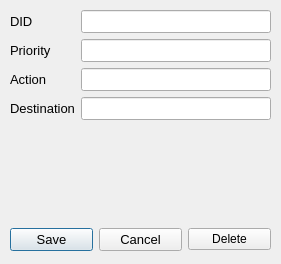
<?xml version="1.0" encoding="UTF-8"?>
<ui version="4.0">
 <class>DlgAddRoute</class>
 <widget class="QDialog" name="DlgAddRoute">
  <property name="geometry">
   <rect>
    <x>0</x>
    <y>0</y>
    <width>281</width>
    <height>264</height>
   </rect>
  </property>
  <property name="font">
   <font>
    <pointsize>10</pointsize>
   </font>
  </property>
  <property name="windowTitle">
   <string>Dialog</string>
  </property>
  <widget class="QWidget" name="layoutWidget">
   <property name="geometry">
    <rect>
     <x>10</x>
     <y>10</y>
     <width>261</width>
     <height>241</height>
    </rect>
   </property>
   <layout class="QVBoxLayout" name="verticalLayout">
    <item>
     <layout class="QFormLayout" name="formLayout">
      <item row="0" column="0">
       <widget class="QLabel" name="lblDID">
        <property name="text">
         <string>DID</string>
        </property>
       </widget>
      </item>
      <item row="1" column="0">
       <widget class="QLabel" name="lblPriority">
        <property name="text">
         <string>Priority</string>
        </property>
       </widget>
      </item>
      <item row="2" column="0">
       <widget class="QLabel" name="lblAction">
        <property name="text">
         <string>Action</string>
        </property>
       </widget>
      </item>
      <item row="3" column="0">
       <widget class="QLabel" name="lblDest">
        <property name="text">
         <string>Destination</string>
        </property>
       </widget>
      </item>
      <item row="0" column="1">
       <widget class="QLineEdit" name="leDID"/>
      </item>
      <item row="1" column="1">
       <widget class="QLineEdit" name="lePriority"/>
      </item>
      <item row="3" column="1">
       <widget class="QLineEdit" name="leDest"/>
      </item>
      <item row="2" column="1">
       <widget class="QLineEdit" name="leAction"/>
      </item>
     </layout>
    </item>
    <item>
     <layout class="QHBoxLayout" name="horizontalLayout">
      <item>
       <widget class="QPushButton" name="pbSave">
        <property name="text">
         <string>Save</string>
        </property>
       </widget>
      </item>
      <item>
       <widget class="QPushButton" name="pbCancel">
        <property name="text">
         <string>Cancel</string>
        </property>
       </widget>
      </item>
      <item>
       <widget class="QPushButton" name="pushButton">
        <property name="font">
         <font>
          <pointsize>9</pointsize>
         </font>
        </property>
        <property name="text">
         <string>Delete</string>
        </property>
       </widget>
      </item>
     </layout>
    </item>
   </layout>
  </widget>
 </widget>
 <resources/>
 <connections/>
</ui>
